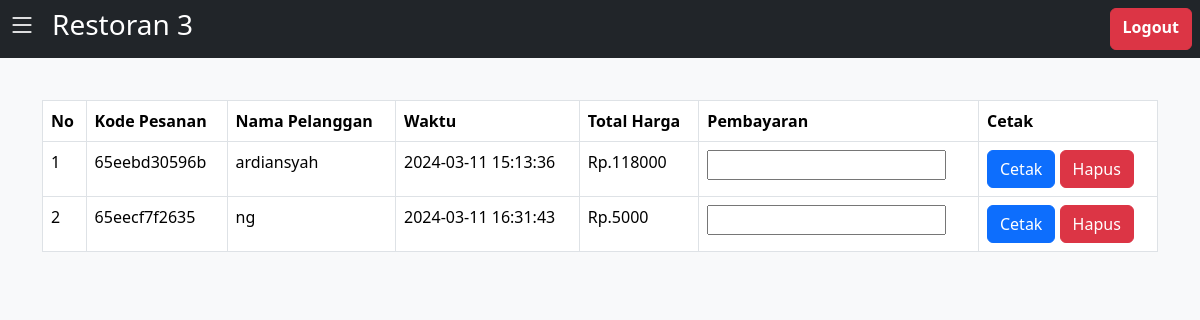
Screenshot of /index.php?transaksi (signed in) with the database file from the repository.
### tables this page shows
CREATE TABLE `transaksi` (
  `id_transaksi` int(11) NOT NULL,
  `kode_pesanan` varchar(12) NOT NULL,
  `nama_pelanggan` varchar(50) NOT NULL,
  `waktu` datetime NOT NULL
);

### function.php (called while the page is built, shortened)
<?php
$koneksi = mysqli_connect("localhost", "root", "", "pwl_kasir_restoran");
function ambil_data($query)
{
    global $koneksi;
    $db = [];
    $sql_query = mysqli_query($koneksi, $query);
    while ($q = mysqli_fetch_assoc($sql_query)) {
        array_push($db, $q);
    }
    return $db;
}

### halaman/transaksi.php (the view, shortened to what this page needs)
<table class="table table-bordered table-hover" style="margin-top: 100px;">
    <tr class="text-bg-success">
        <th>No</th>
        <th>Kode Pesanan</th>
        <th>Nama Pelanggan</th>
        <th>Waktu</th>
        <th>Total Harga</th>
        <th>Pembayaran</th>
        <th>Cetak</th>
    </tr>
    <?php $i = 1;
    foreach ($menu as $m) {
        $kode_pesanan = $m["kode_pesanan"];
        $total_pembayaran = ambil_data("SELECT DISTINCT * FROM pesanan
    JOIN transaksi ON (pesanan.kode_pesanan = transaksi.kode_pesanan)
    JOIN menu ON (menu.kode_menu = pesanan.kode_menu)
    WHERE transaksi.kode_pesanan = '$kode_pesanan'");
    ?>
        <form action="cetak/cetak.php" target="_blank" method="GET">
            <tr style="background-color: white;">
                <td><?= $i; ?></td>
                <td><?= $m["kode_pesanan"]; ?></td>
                <td><?= $m["nama_pelanggan"]; ?></td>
                <td><?= $m["waktu"]; ?></td>
                <td>
                    <?php
                    $total = 0;
                    foreach ($total_pembayaran as $tp) {
                        $total += $tp["qty"] * $tp["harga"];
                    }
                    echo "Rp." . $total;
                    ?>
                </td>
                <td><input name="pembayaran" min="0" type="number"></td>
                <td>
                    <button class="btn btn-primary">Cetak</button>
                    <a class="btn btn-danger" href="hapus.php?kode_pesanan=<?= $m["kode_pesanan"]; ?>" onclick="return confirm('Hapus Data Transaksi?')">Hapus</a>
                </td>
            </tr>
        </form>
    <?php $i++;
    } ?>
</table>

### rows the page displays
transaksi: kode_pesanan "65eebd30596b", nama_pelanggan "ardiansyah", waktu "2024-03-11 15:13:36", total "118000"
transaksi: kode_pesanan "65eecf7f2635", nama_pelanggan "ng", waktu "2024-03-11 16:31:43", total "5000"
